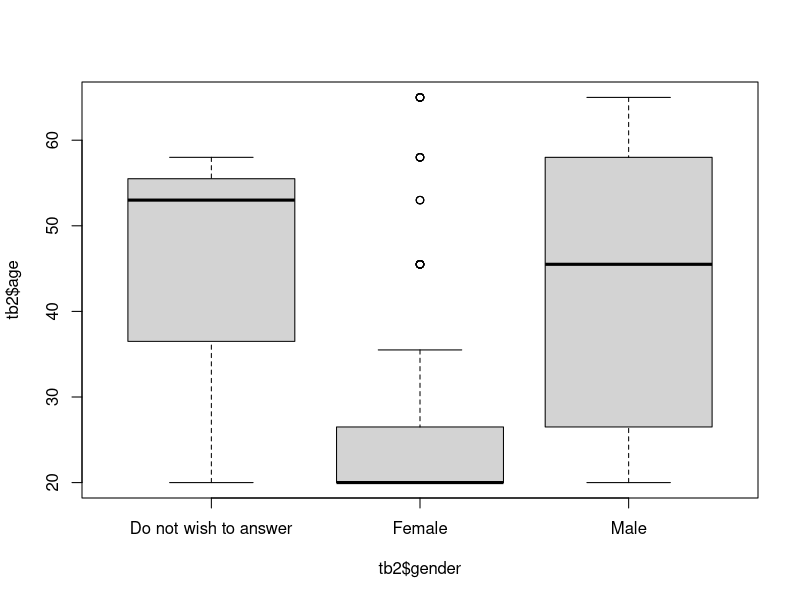
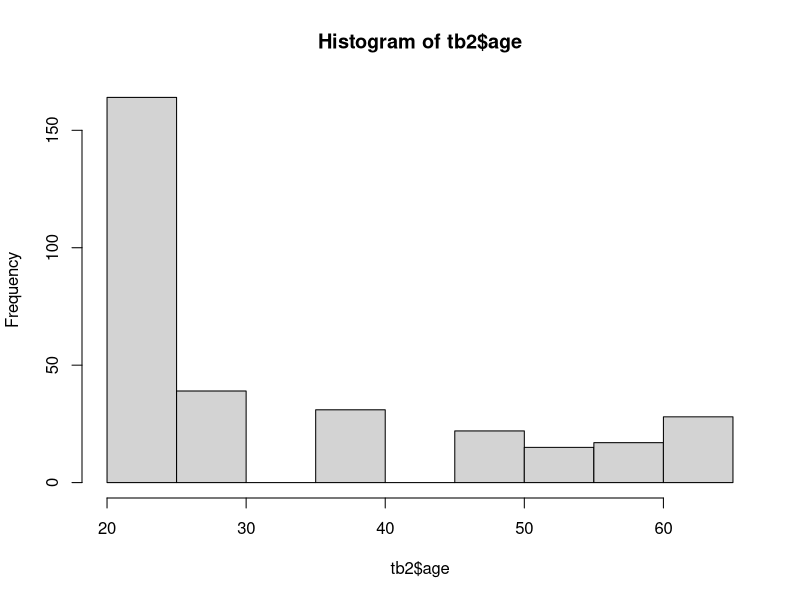
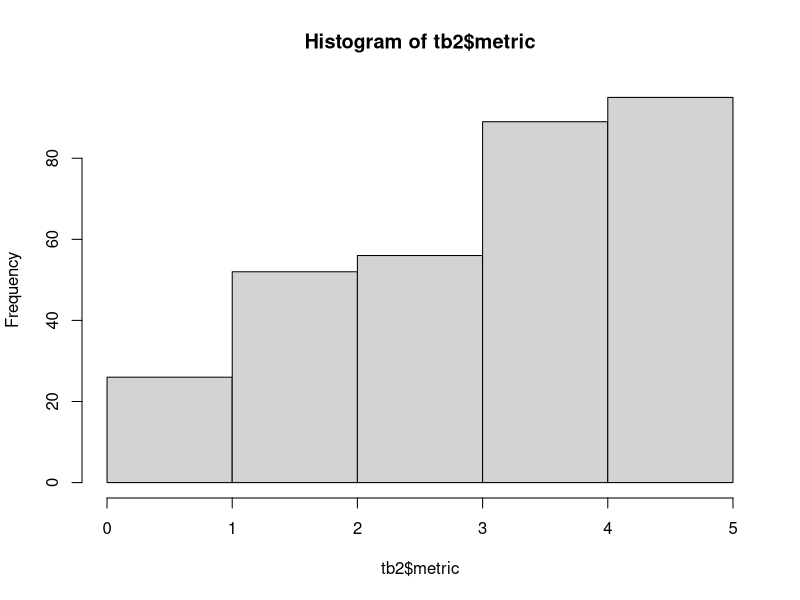
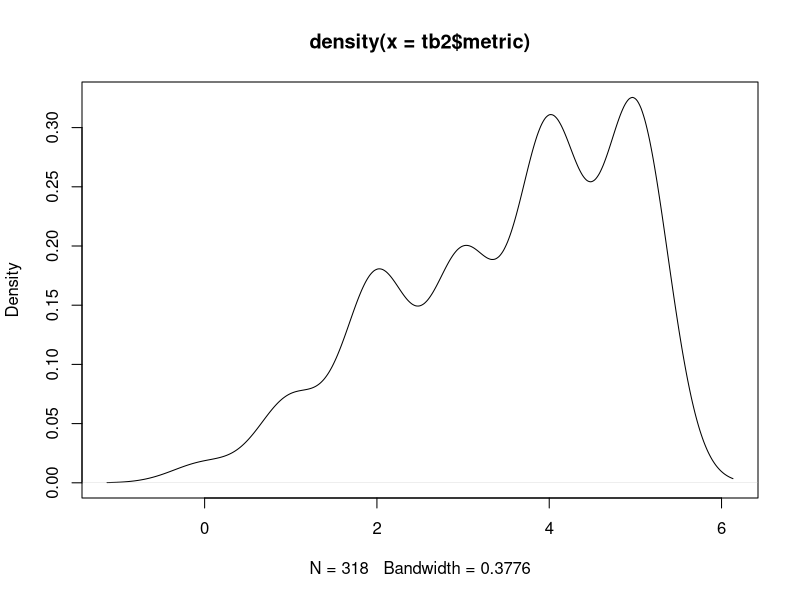
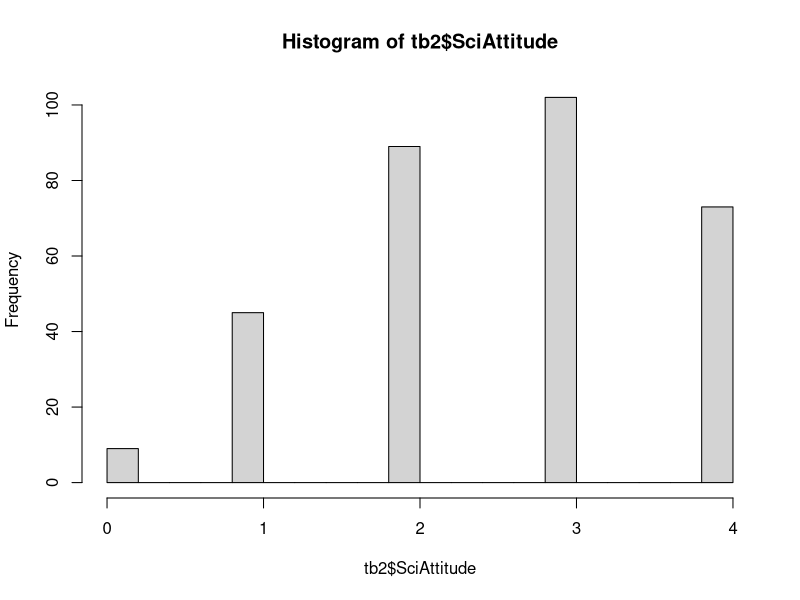
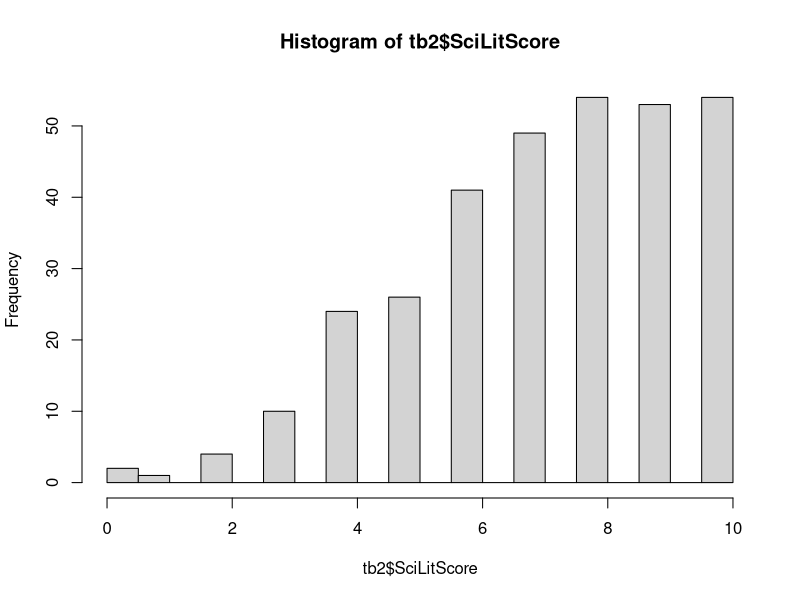

Recreate these plots in R, in order.
## ---- chunk 1
rm(list=ls())
list.files()
## ---- chunk 2
# colClass specify that all columns will be treated as characters for now. 
# tb.ori = read.csv("metric_survey_data.csv", colClass=rep("character", 24))
tb.ori = read.csv("metric_survey_data.csv", stringsAsFactors = FALSE)
?str
str(tb.ori); 
tb.ori$Timestamp

tb = tb.ori  #make a copy because we will modify the table. 

## ---- chunk 3
names(tb.ori)
?names
#rename the columns with shortter names for convenience 
names(tb) = c("time","gender", "age", "degree", "country", "light", "shaq", "fossil", "kilo", "mm", 
        "food","inseam", "weather","electronCharge","earlyHuman", 
        "laser", "continents", "antibiotics", "electronSize","earthCenter",
        "religiousView","dailyLife","SciOnLife", "SciEffect")
str(tb)

## ---- chunk 4
summary(tb)
## ---- chunk 5
cbind (names(tb), substr(names(tb.ori), 1, 30))
?cbind
## ---- chunk 6
# dealing with missing values, add 'NA' to empty answers
# nested for-loops
for( i in 1:length(tb[, 1])) {  #outter for-loop, i for row, from 1 to the last row
  for( j in 5:length(tb[1, ])) {  #inner for-loop, j for column, from 5th to the last column
    # print( paste("i=", i, "j=", j) )
  }
}

#if there is empty cell, we assign a missing value 'NA' there
for( i in 1:length(tb[, 1])) {  #outter for-loop 
  for( j in 5:length(tb[1, ])) {  #inner for-loop
    if ( is.na(tb[i, j]) ) {
      # do nothing
    } else if (tb[i,j]=='') {
      tb[i,j] = NA
    } 
  }
}

table(is.na(tb$age))
## ---- chunk 7
#indexing features of R
tb[1:5, 2:3]
tb$age #what does mean? 
#tb$age[?] #try for 5th row in age

#correct some input errors
# If there is no input of 'age'
tb$age[is.na(tb$age)] = 'Do not wish to answer'
table(tb$age)
?table
# If there is no input of 'age'

tb$degree [is.na(tb$degree)] = 'Do not wish to answer'
table(tb$degree)

tb$gender[tb$gender=='']='Do not wish to answer'
table(tb$gender)

## ---- chunk 8
##### create a second table, convert character values to numerical values
tb2 = tb[ ,c(2,4,5)]  #this is the score table, empty space before comma indicate every row
head(tb2)

#calculate the average age for each category
?grep #This is not GRE prep. This is pattern match. 
# grep(pattern, x, ignore.case = FALSE, perl = FALSE, value = FALSE,
#     fixed = FALSE, useBytes = FALSE, invert = FALSE)

tb2$age = NA
tb2$age[grep("18-22", tb$age)] = 18/2 + 22/2
tb2$age[grep("23-30", tb$age)] = 23/2 + 30/2
tb2$age[grep("31-40", tb$age)] = 31/2 + 40/2
tb2$age[grep("41-50", tb$age)] = 41/2 + 50/2
tb2$age[grep("51-55", tb$age)] = 51/2 + 55/2
tb2$age[grep("56-60", tb$age)] = 56/2 + 60/2
#> grep("56-60", tb$age)
# [1]   6  12  84  88 104 112 129 130 131 132 133 156 162 163 185 216 219
tb2$age[grep("More than 60 years", tb$age)] = 65
## ---- chunk 9
table(tb$age) #table is a very useful function (command) for tabulation
table(tb2$age)
#summary(tb2$age)
## ---- chunk 10
table(tb2$age, tb2$gender)
boxplot( tb2$age ~ tb2$gender)

#histogram of age
hist(tb2$age)

## ---- chunk 11
table( tb$country )  #All the inputed 'countries'
tb2$country = 0  #for non-USA countries
tb2$country[tb$country=='United States'] = 1
table( tb2$country )

#have a look at some entries
head(tb2)

#double-check the columns
names(tb2)
## ---- chunk 12
### Here are the columns for the 3 categories
metrics = c("shaq", "kilo", "mm", "inseam", "weather")
sciLiteracy = c("light", "fossil", "food", "electronCharge", 
                "earlyHuman", "laser", "continents", "antibiotics",
                "electronSize", "earthCenter")
sciAttitude = c("religiousView", "dailyLife", "SciOnLife", "SciEffect")
## ---- chunk 13

tb2$shaq = 0
tb2$shaq[ tb$shaq=='Yes' ] = 1
tb2$shaq[ tb$shaq=='No' ] = 0
table(tb2$shaq)

tb2$kilo = 0
tb2$kilo[ tb$kilo=='1000 x' ] = 1
table(tb2$kilo)

tb2$mm=0
tb2$mm[ tb$mm==0.145 ] = 1
table(tb2$mm)
table(tb$mm)

tb2$inseam = 0
tb2$inseam[tb$inseam=="This person is short"] = 1
tb2$inseam[tb$inseam=="This person is tall"] = 0
table(tb2$inseam)

tb2$weather = 0
tb2$weather[tb$weather=="A Short sleeve shirt"] = 1
#tb2$weather[tb$weather=="A winter coat"] = 0
#tb2$weather[tb$weather=="A light jacket"] = 0
table(tb$weather)
table(tb2$weather)


## ---- chunk 14
# metrics = c("shaq", "kilo", "mm", "inseam", "weather")
# metric total score
print(paste("metrics are: ", metrics));
tb2$metric = apply( tb2[ , metrics], MARGIN=1, FUN=sum )
hist(tb2$metric, br=5 )
plot( density(tb2$metric) )

#hist(tb2$metric, br=5, probability = TRUE )
## ---- chunk 15
#sciAttitude = c("religiousView", "dailyLife", "SciOnLife", "SciEffect")
# "My religious views are more important than scientific views
tb2$religiousView = 0
tb2$religiousView[grep("No", tb$religiousView)] = 1
tb2$religiousView[grep("Yes", tb$religiousView)] = 0
table(tb2$religiousView)
table(tb$religiousView)

# "For me, in my daily life, it is not important to know about science"
tb2$dailyLife = 0
tb2$dailyLife[ tb$dailyLife=='TRUE' ] = 0
tb2$dailyLife[ tb$dailyLife=='FALSE' ] = 1
table(tb2$dailyLife)

# "Science and technology are making our lives healthiers, easiers and more comfortable."
tb2$SciOnLife = 0
tb2$SciOnLife[ tb$SciOnLife=='TRUE' ] = 1
tb2$SciOnLife[ tb$SciOnLife=='FALSE' ] = 0
table(tb2$SciOnLife)

# "The benefits of sciences are greaters than any harmful effects that it may have."
tb2$SciEffect = 0
tb2$SciEffect[ tb$SciEffect=='TRUE' ] = 1
tb2$SciEffect[ tb$SciEffect=='FALSE' ] = 0
table( tb2$SciEffect )

#sciAttitude = c("religiousView", "dailyLife", "SciOnLife", "SciEffect")
#Attitude total score
tb2$SciAttitude = apply( tb2[, sciAttitude], MARGIN=1, FUN=sum)
hist(tb2$SciAttitude, br=20)
## ---- chunk 16
#sciLiteracy = c("light", "fossil", "food", "electronCharge", 
#                "earlyHuman", "laser", "continents", "antibiotics", "electronSize", "earthCenter")
tb2$light = 0
tb2$light[ tb$light=='TRUE' ] =1
tb2$light[ tb$light=='Wrong' ] =0
table(tb$light)
table(tb2$light)

tb2$fossil = 0
tb2$fossil[ tb$fossil=='6 million and 5 years old' ] = 0
tb2$fossil[grep('Still', tb$fossil)] = 1;
table(tb$fossil)
table(tb2$fossil)

tb2$food = 0
tb2$food[ tb$food=='Dis-agree' ] = 1
tb2$food[grep('Agree', tb$food)] = 0; 
table(tb$food)
table(tb2$food)

tb2$electronCharge = 0
tb2$electronCharge[grep('Positive', tb$electronCharge)] = 1; 
table(tb$electronCharge)
table(tb2$electronCharge)

tb2$earlyHuman = 0
tb2$earlyHuman[grep('TRUE', tb$earlyHuman)] = 0; 
tb2$earlyHuman[grep('FALSE', tb$earlyHuman)] = 1; 
table(tb$earlyHuman)
table(tb2$earlyHuman)

tb2$earlyHuman = 0
tb2$earlyHuman[grep('TRUE', tb$earlyHuman)] = 0; 
tb2$earlyHuman[grep('FALSE', tb$earlyHuman)] = 1; 
table(tb$earlyHuman)
table(tb2$earlyHuman)

tb2$laser = 0
tb2$laser[grep('TRUE', tb$laser)] = 0; 
tb2$laser[grep('FALSE', tb$laser)] = 1; 
table(tb$laser)
table(tb2$laser)

tb2$continents = 0
tb2$continents[grep('TRUE', tb$continents)] = 1; 
tb2$continents[grep('FALSE', tb$continents)] = 0; 
table(tb$continents)
table(tb2$continents)

tb2$antibiotics = 0
tb2$antibiotics[grep('TRUE', tb$antibiotics)] = 0; 
tb2$antibiotics[grep('FALSE', tb$antibiotics)] = 1; 
table(tb$antibiotics)
table(tb2$antibiotics)

tb2$electronSize = 0
tb2$electronSize[grep('True', tb$electronSize)] = 1; 
tb2$electronSize[grep('FALSE', tb$electronSize)] = 0; 
table(tb$electronSize)
table(tb2$electronSize)

tb2$earthCenter = 0
tb2$earthCenter[grep('TRUE', tb$earthCenter)] = 1; 
tb2$earthCenter[grep('FALSE', tb$earthCenter)] = 0; 
table(tb$earthCenter)
table(tb2$earthCenter)

#sciLiteracy = c("light", "fossil", "food", "electronCharge", 
#                "earlyHuman", "laser", "continents", "antibiotics", "electronSize", "earthCenter")

tb2$SciLitScore = apply( tb2[, sciLiteracy], MARGIN=1, FUN=sum ) #by row
hist(tb2$SciLitScore, br=20)
## ---- chunk 17
str(tb2)
## ---- chunk 18
tb3 = tb2[, c("gender", "age", "country", "degree", "metric", "SciAttitude", "SciLitScore")]
head(tb3)
write.csv(tb3, file = "metric-attitude-literacy.csv", row.names = FALSE, quote=TRUE)
